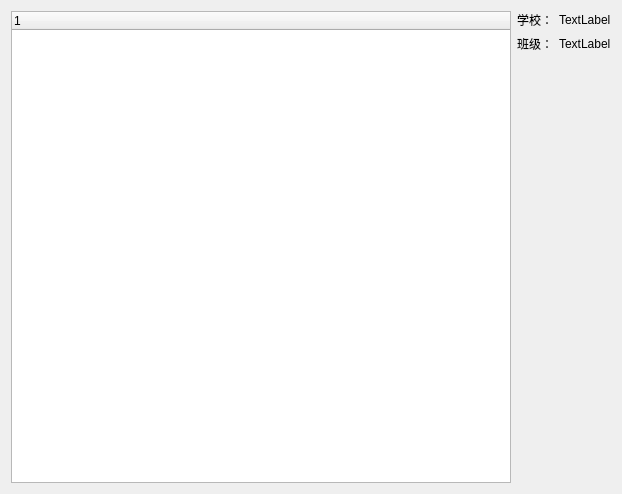
<?xml version="1.0" encoding="UTF-8"?>
<ui version="4.0">
 <class>myTreeWidget</class>
 <widget class="QWidget" name="myTreeWidget">
  <property name="geometry">
   <rect>
    <x>0</x>
    <y>0</y>
    <width>622</width>
    <height>494</height>
   </rect>
  </property>
  <property name="windowTitle">
   <string>myTreeWidget</string>
  </property>
  <layout class="QHBoxLayout" name="horizontalLayout_3">
   <item>
    <widget class="QTreeWidget" name="treeWidget">
     <column>
      <property name="text">
       <string notr="true">1</string>
      </property>
     </column>
    </widget>
   </item>
   <item>
    <layout class="QVBoxLayout" name="verticalLayout">
     <item>
      <layout class="QHBoxLayout" name="horizontalLayout">
       <item>
        <widget class="QLabel" name="SchoolLabel">
         <property name="text">
          <string>学校：</string>
         </property>
        </widget>
       </item>
       <item>
        <widget class="QLabel" name="label_2">
         <property name="text">
          <string>TextLabel</string>
         </property>
        </widget>
       </item>
      </layout>
     </item>
     <item>
      <layout class="QHBoxLayout" name="horizontalLayout_2">
       <item>
        <widget class="QLabel" name="ClassLabel">
         <property name="text">
          <string>班级：</string>
         </property>
        </widget>
       </item>
       <item>
        <widget class="QLabel" name="label_4">
         <property name="text">
          <string>TextLabel</string>
         </property>
        </widget>
       </item>
      </layout>
     </item>
     <item>
      <spacer name="verticalSpacer">
       <property name="orientation">
        <enum>Qt::Vertical</enum>
       </property>
       <property name="sizeHint" stdset="0">
        <size>
         <width>20</width>
         <height>40</height>
        </size>
       </property>
      </spacer>
     </item>
    </layout>
   </item>
  </layout>
 </widget>
 <layoutdefault spacing="6" margin="11"/>
 <resources/>
 <connections/>
</ui>
